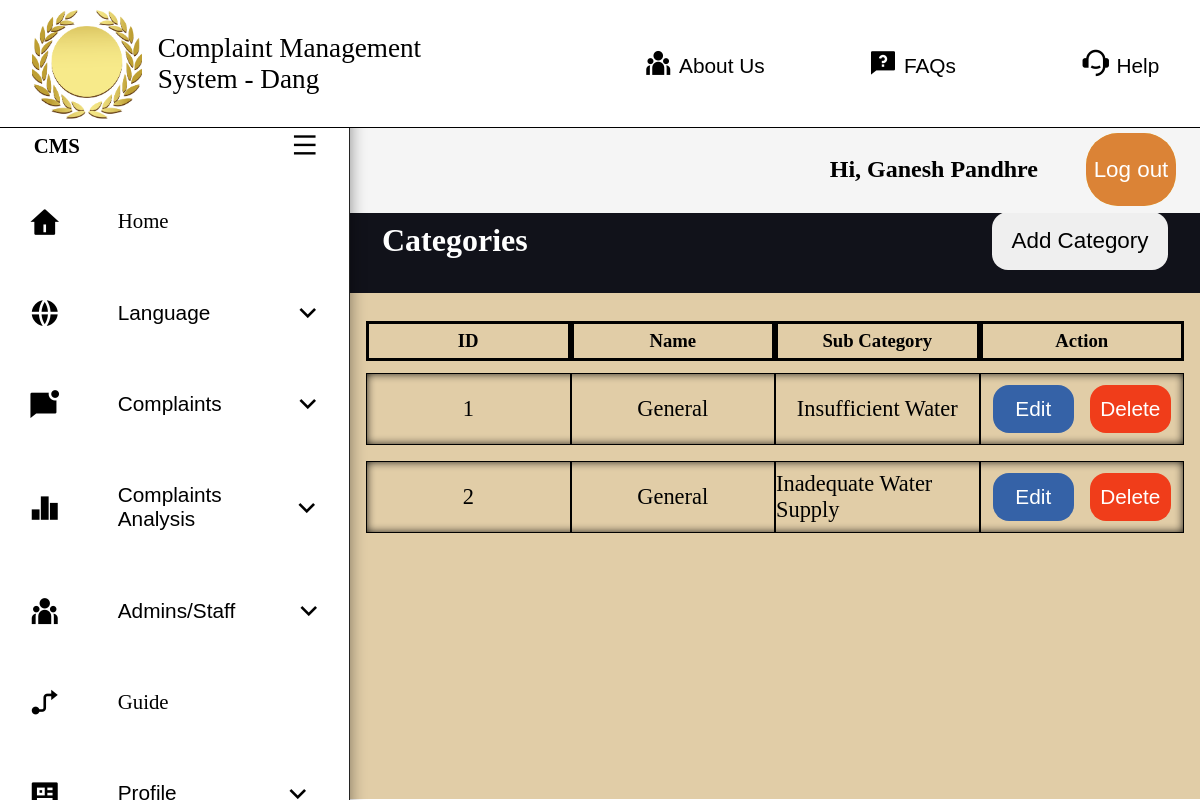
/admin/categories.php (signed in), run on the app's committed database.
### tables this page shows
CREATE TABLE `categories` (
  `id` int(11) NOT NULL,
  `name` varchar(40) NOT NULL,
  `sub_category` varchar(40) NOT NULL
);

### config/function.php (called while the page is built, shortened)
<?php
require 'dbconn.php';
function validate($inputdata)
{
    global $conn;
    $validatedData = mysqli_escape_string($conn,$inputdata);
    return trim($validatedData);
}
function getAll($tableName,$status=NULL)
{
    global $conn;
    $table = validate($tableName);
    $status = validate($status);
    if($status == 'status')
    {
        $query = "select * from $table where status = '0'";
    }
    else
    {
        $query = "select * from $table";
    }
    return mysqli_query($conn,$query);
}
?>

### admin/categories.php (the view, shortened to what this page needs)
<?php include 'includes/header.php'; ?>
<div class="categories">
    <div class="head">
        <h1>Categories</h1>
        <a href="category-create.php">
            <button>Add Category</button>
        </a>
    </div>
    <div class="tableCategory">
        <div class="category-table-head">
            <h3>ID</h3>
            <h3>Name</h3>
            <h3>Sub Category</h3>
            <h3>Action</h3>
        </div>
        <?php
        $categories = getAll('categories');
        if(mysqli_num_rows($categories)>0)
        {
        ?>
        <?php foreach($categories as $categoriesItem):?>
            <div class="category-rec">
            <div><?= $categoriesItem['id']?></div>
            <div><?= $categoriesItem['name']?></div>
            <div><?= $categoriesItem['sub_category']?></div>
            <div>
                <a href="category-edit.php?id=<?=$categoriesItem['id']?>"><button class="edit">Edit</button></a>
                <a href="category-delete.php?id=<?=$categoriesItem['id']?>"><button class="del">Delete</button></a>
            </div>
        </div>
        <?php endforeach;?>
        <?php
        }
        else{
        ?>
            <div class="category-rec">
                <h2>No record found..</h2>
            </div>
            <?php
        }
        ?>
    </div>
</div>
<?php include 'includes/footer.php';?>

### admin/assets/style.css (style rules this page uses)
* { margin: 0; padding: 0; border: none; outline: none; box-sizing: border-box; }
body { width: 100%; height: 100%; background-color: white; }

### data on the page
categories: id "1", name "General", sub_category "Insufficient Water"
categories: id "2", name "General", sub_category "Inadequate Water Supply"

### other printed values
$_SESSION['auth_admin']['username'] "Ganesh Pandhre"
